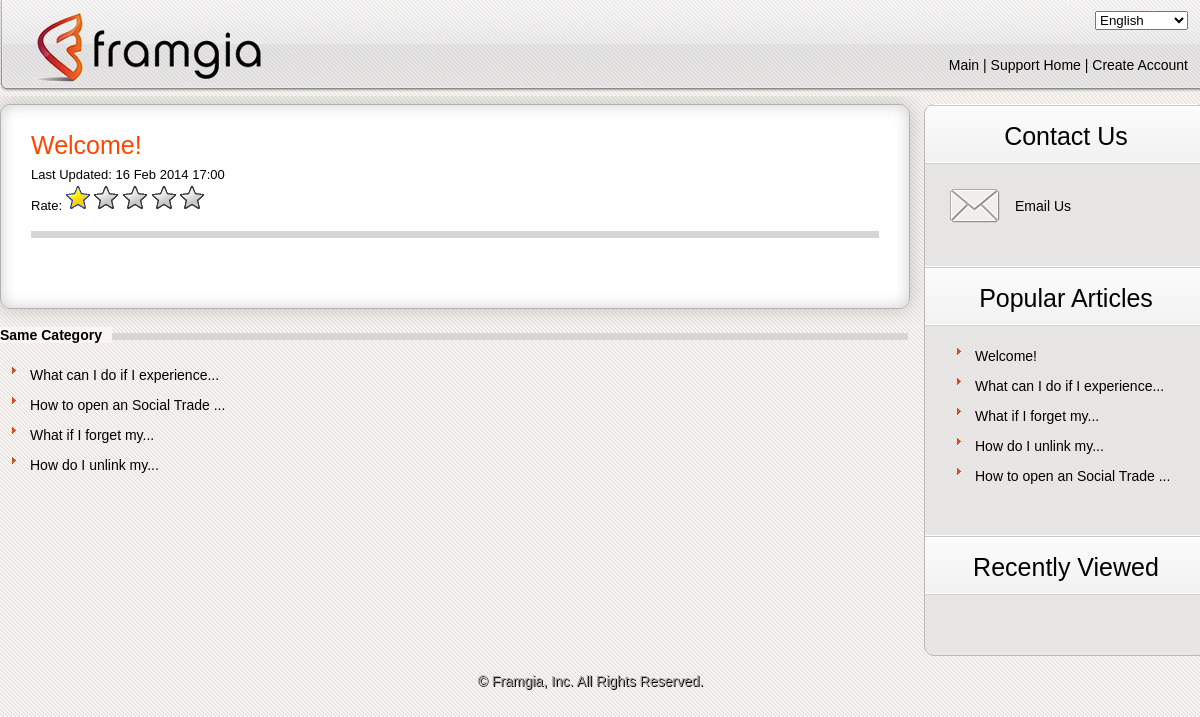
The page /article/genaral-help-c1-welcome-i1.html on the database its author committed.
### tables this page shows
CREATE TABLE IF NOT EXISTS `articles` (
  `id` int(11) NOT NULL AUTO_INCREMENT,
  `category_id` int(11) NOT NULL DEFAULT '0',
  `title` text NOT NULL,
  `meta_description` text NOT NULL,
  `meta_keywords` text NOT NULL,
  `content` text NOT NULL,
  `origin_id` int(11) NOT NULL DEFAULT '0',
  `lang` varchar(45) NOT NULL DEFAULT 'english',
  `updated_at` timestamp NULL DEFAULT CURRENT_TIMESTAMP,
  `total_view` int(11) NOT NULL DEFAULT '0',
  `total_vote` int(11) NOT NULL DEFAULT '0',
  `voted_point` int(11) NOT NULL DEFAULT '0',
  PRIMARY KEY (`id`)
);

CREATE TABLE IF NOT EXISTS `categories` (
  `id` int(11) NOT NULL AUTO_INCREMENT,
  `category` varchar(255) NOT NULL,
  `origin_id` int(11) NOT NULL DEFAULT '0',
  `lang` varchar(45) NOT NULL DEFAULT 'english',
  PRIMARY KEY (`id`)
);

### application/libraries/layout.php (called while the page is built, shortened)
<?php
class Layout
{
    private $obj;
    private $layout_view;
    private $title = '';
    private $meta_description = '';
    private $meta_keywords = '';
    function __construct()
    {
        $this->obj = & get_instance();
    }
    function render_layout($layout = "")
    {
        $this->layout_view = $layout != "" ? $layout . EXT : "layouts/default" . EXT;
    }
    function view($view, $data = null, $return = false)
    {
        $data['content_for_layout'] = $this->obj->load->view($view, $data, true);
        $data['title_for_layout'] = $this->title;
        $data['meta_description'] = $this->meta_description;
        $data['meta_keywords'] = $this->meta_keywords;
        $data['js_for_layout'] = '';
        $data['css_for_layout'] = '';
        $output = $this->obj->load->view($this->layout_view, $data, $return);
        return $output;
    }
    function meta_description($meta_description)
    {
        $this->meta_description = $meta_description;
    }
    function meta_keywords($meta_keywords)
    {
        $this->meta_keywords = $meta_keywords;
    }
    function title($title)
    {
        $this->title = $title;
    }
}

### application/controllers/article/article.php (called while the page is built, shortened)
<?php
class Article extends Front_Controller {
    function view_detail($category_id = 0, $article_id = 0) {
        $article = get_article_by_id($article_id);
        $category = $this->category_model->get_by_id($category_id);
        $related_articles = get_related_articles($article_id, $category_id);
        $view_data = array(
            'article' => $article,
            'category' => $category,
            'related_articles' => $related_articles
        );
        $this->layout->title($article->title . ' | ' . $category->category . ' | ' . DEFAULT_SITE_TITLE);
        $this->layout->meta_description($article->meta_description . ' | ' . $category->category . ' | ' . DEFAULT_SITE_TITLE);
        $this->layout->meta_keywords($article->meta_description . ' | ' . $category->category . ' | ' . DEFAULT_SITE_TITLE);
        $this->layout->view('article/view_detail', $view_data);
    }
}

### index.php (called while the page is built, shortened)
<?php
require_once BASEPATH . 'core/CodeIgniter.php';

### application/libraries/csession.php (called while the page is built, shortened)
<?php
class Csession {
    function get($var = null, $namespace = 'default') {
        if (isset($var))
            return isset($_SESSION[$namespace][$var]) ? $_SESSION[$namespace][$var] : null;
        else
            return isset($_SESSION[$namespace]) ? $_SESSION[$namespace] : null;
    }
}

### application/helpers/article_helper.php (called while the page is built, shortened)
<?php
if (!function_exists('get_popular_articles')) {
    function get_popular_articles($limit = 5) {
        $CI = & get_instance();
        $CI->db->select('articles.*, categories.category');
        $CI->db->join('categories', 'categories.id = articles.category_id');
        $CI->db->where('articles.lang', !$CI->csession->get('lang') ? 'english' : $CI->csession->get('lang'));
        $CI->db->limit($limit);
        $CI->db->order_by('total_view', 'desc');
        return $CI->db->get('articles')->result();
    }
}
if (!function_exists('get_article_by_id')) {
    function get_article_by_id($article_id = 0) {
        $CI = & get_instance();
        $CI->db->where('id', $article_id);
        $CI->db->where('lang', !$CI->csession->get('lang') ? 'english' : $CI->csession->get('lang'));
        return $CI->db->get('articles')->row(0);
    }
}
if (!function_exists('get_related_articles')) {
    function get_related_articles($article_id = 0, $category_id = 0, $limit = 5) {
        $CI = & get_instance();
        $CI->db->where('id !=', $article_id);
        $CI->db->where('category_id', $category_id);
        $CI->db->where('lang', !$CI->csession->get('lang') ? 'english' : $CI->csession->get('lang'));
        $CI->db->limit($limit);
        $CI->db->order_by('updated_at');
        return $CI->db->get('articles')->result();
    }
}
if (!function_exists('get_rating_points_by_article_id')) {
    function get_rating_points_by_article_id($article_id = 0) {
        $article = get_article_by_id($article_id);
        $total_vote = $article->total_vote;
        $voted_point = $article->voted_point;
        $average = 0;
        if ($total_vote > 0)
            $average = $voted_point / $total_vote;
        $average = Round($average, 2);
        return $average;
    }
}

### application/models/category_model.php (called while the page is built, shortened)
<?php
class Category_model extends CI_Model {
    var $table_name = 'categories';
    function get_by_id($category_id = 0) {
        $this->db->where('id', $category_id);
        return $this->db->get($this->table_name)->row(0);
    }
}

### application/helpers/friendly_url_helper.php (called while the page is built)
<?php
if (!function_exists("removesign")) {
    function removesign($str)
    {
        $sign = array("à", "á", "ạ", "ả", "ã", "â", "ầ", "ấ", "ậ", "ẩ", "ẫ", "ă", "ằ", "ắ"
        , "ặ", "ẳ", "ẵ", "è", "é", "ẹ", "ẻ", "ẽ", "ê", "ề", "ế", "ệ", "ể", "ễ", "ì", "í", "ị", "ỉ", "ĩ",
            "ò", "ó", "ọ", "ỏ", "õ", "ô", "ồ", "ố", "ộ", "ổ", "ỗ", "ơ"
        , "ờ", "ớ", "ợ", "ở", "ỡ",
            "ù", "ú", "ụ", "ủ", "ũ", "ư", "ừ", "ứ", "ự", "ử", "ữ",
            "ỳ", "ý", "ỵ", "ỷ", "ỹ",
            "đ",
            "À", "Á", "Ạ", "Ả", "Ã", "Â", "Ầ", "Ấ", "Ậ", "Ẩ", "Ẫ", "Ă"
        , "Ằ", "Ắ", "Ặ", "Ẳ", "Ẵ",
            "È", "É", "Ẹ", "Ẻ", "Ẽ", "Ê", "Ề", "Ế", "Ệ", "Ể", "Ễ",
            "Ì", "Í", "Ị", "Ỉ", "Ĩ",
            "Ò", "Ó", "Ọ", "Ỏ", "Õ", "Ô", "Ồ", "Ố", "Ộ", "Ổ", "Ỗ", "Ơ"
        , "Ờ", "Ớ", "Ợ", "Ở", "Ỡ",
            "Ù", "Ú", "Ụ", "Ủ", "Ũ", "Ư", "Ừ", "Ứ", "Ự", "Ử", "Ữ",
            "Ỳ", "Ý", "Ỵ", "Ỷ", "Ỹ",
            "Đ", "ê", "ù", "à");
        $unsign = array("a", "a", "a", "a", "a", "a", "a", "a", "a", "a", "a"
        , "a", "a", "a", "a", "a", "a",
            "e", "e", "e", "e", "e", "e", "e", "e", "e", "e", "e",
            "i", "i", "i", "i", "i",
            "o", "o", "o", "o", "o", "o", "o", "o", "o", "o", "o", "o"
        , "o", "o", "o", "o", "o",
            "u", "u", "u", "u", "u", "u", "u", "u", "u", "u", "u",
            "y", "y", "y", "y", "y",
            "d",
            "A", "A", "A", "A", "A", "A", "A", "A", "A", "A", "A", "A"
        , "A", "A", "A", "A", "A",
            "E", "E", "E", "E", "E", "E", "E", "E", "E", "E", "E",
            "I", "I", "I", "I", "I",
            "O", "O", "O", "O", "O", "O", "O", "O", "O", "O", "O", "O"
        , "O", "O", "O", "O", "O",
            "U", "U", "U", "U", "U", "U", "U", "U", "U", "U", "U",
            "Y", "Y", "Y", "Y", "Y",
            "D", "e", "u", "a");
        return str_replace($sign, $unsign, $str);
    }
}

### application/views/article/view_detail.php (the view, shortened to what this page needs)
<?php
$average = get_rating_points_by_article_id($article->id);
?>
<div class="box_shadow">
    <div class="box2">
        <h1 class="detail" style="color: orangered;"><?php echo $article->title; ?></h1>
        <h4>
            <?php echo lang('last_updated'); ?> <?php echo date('d M Y H:i', strtotime($article->updated_at)); ?>
            <div id="setrating" class="lst">
                <?php echo lang('rate'); ?>
                <img onclick="submitRating(0);" src="/assets/frontend/images/rate0.gif" id="R1" alt="0" style="cursor:pointer" title="<?php echo lang('rate_not_at_all'); ?>"/>
                <img onclick="submitRating(1);" src="/assets/frontend/images/rate0.gif" id="R2" alt="1" style="cursor:pointer" title="<?php echo lang('rate_somewhat'); ?>" />
                <img onclick="submitRating(2);" src="/assets/frontend/images/rate0.gif" id="R3" alt="2" style="cursor:pointer" title="<?php echo lang('rate_average'); ?>" />
                <img onclick="submitRating(3);" src="/assets/frontend/images/rate0.gif" id="R4" alt="3" style="cursor:pointer" title="<?php echo lang('rate_good'); ?>" />
                <img onclick="submitRating(4);" src="/assets/frontend/images/rate0.gif" id="R5" alt="4" style="cursor:pointer" title="<?php echo lang('rate_very_good'); ?>"/>
            </div>
        </h4>
        <span class="line"></span>
        <div style="clear: both;">&nbsp;</div>
    </div>
</div>
<div class="box3">
    <h2 class="lineful"><span class="bg_tx_grey"><?php echo lang('same_category'); ?></span></h2>
    <ul>
        <?php foreach ($related_articles as $article): ?>
            <li class="tx1">
                <?php echo anchor('/article/' . mb_strtolower(url_title(removesign($category->category))) . '-c' . $category->id . '-' . mb_strtolower(url_title(removesign($article->title))) . '-i' . $article->id, $article->title); ?>
            </li>
        <?php endforeach; ?>
    </ul>
</div>

### application/views/layouts/home/right_sidebar.php (shortened to what this page needs)
<?php
$popular_articles = get_popular_articles();
?>
<div class="sub_box_r1">
    <p class="title_right_1"><?php echo lang('sidebar_Contact_Us'); ?></p>
    <ul class="box_content">
        <li class="email">
            <a href="mailto:bui.quy.duong@framgia.com"><?php echo lang('sidebar_Email_Us'); ?></a>
        </li>
    </ul>
</div>
<div class="sub_box_r2">
    <p class="title_right_2"><?php echo lang('sidebar_Popular_Questions'); ?></p>
    <ul class="box_content">
        <?php foreach ($popular_articles as $article): ?>
            <li class="tx1">
                <?php echo anchor('/article/' . mb_strtolower(url_title(removesign($article->category))) . '-c' . $article->category_id . '-' . mb_strtolower(url_title(removesign($article->title))) . '-i' . $article->id, $article->title); ?>
            </li>
        <?php endforeach; ?>
    </ul>
</div>
<div class="sub_box_r2">
    <p class="title_right_2"><?php echo lang('sidebar_Recently_Viewed'); ?></p>
    <ul class="box_content">
    </ul>
</div>

### assets/frontend/css/style.css (style rules this page uses)
* { margin:0; padding:0; }
body { padding:0px; margin:0px; font-family:Arial, Helvetica, sans-serif; font-size:14px; color:#000; line-height:20px; background:url(images/bg.jpg) repeat #fff; }
body, html, div, blockquote, img, label, p, h1, h2, h3, h4, h5, h6, pre, ul, ol, li, dl, dt, dd, form, a, fieldset, input, th, td { margin: 0; padding: 0; border: 0; outline: none; }
ul { list-style: none; }
p { font-size: 14px; }
a { text-decoration: none; }
img { vertical-align: center; }
h1, h2, h3, h4, h5, h6 { font-family:Arial, Helvetica, sans-serif; }
.box_shadow { float:left; box-shadow: 0px 0px 20px rgba(0, 0, 0, 0.2); -moz-box-shadow:0px 0px 20px rgba(0, 0, 0, 0.2); -webkit-box-shadow: 0px 0px 20px rgba(0, 0, 0, 0.2); border-radius:10px; margin-bottom:16px; }
.box2 { width:848px; float:left; box-shadow: 0px 0px 15px rgba(0, 0, 0, 0.2) inset; -moz-box-shadow:0px 0px 15px rgba(0, 0, 0, 0.2) inset; -webkit-box-shadow: 0px 0px 15px rgba(0, 0, 0, 0.2) inset; border:1px solid #b1b1b1; border-radius:10px; padding:30px; background:#fff; text-align:center; }
.box3 { width:908px; float:left; border:0px solid #dbd9d9; margin-bottom:15px; }
h1 { color: darkorange; font-size:25px; font-weight:lighter; margin:30px 16px 25px; }
h1.detail { font-size:25px; font-weight:lighter; margin:0px 0px 10px; color:#01633f; text-align:left; }
h4 { font-size:13px; font-weight:normal; text-align:left; }
h2 { font-size:15px; text-transform:uppercase; color:orange; background: left url(images/line_title.png) repeat-x; height:20px; margin-right:-15px; }
h2.lineful { margin-right:0px; margin-bottom:20px; text-transform:capitalize; font-size:14px; color:#000; }
span.bg_tx_grey { background:#faf5f2; padding-right:10px; }
.tx1 { font-size:14px; background:url(images/icon2.png) no-repeat; display:block; padding-left:20px; margin-left:10px; line-height:20px; margin-bottom:10px; }
.tx1 a { color:#000; }
.sub_box_r1 { width:100%; border-radius: 10px 10px 0px 0px; }
.sub_box_r2 { width:100%; }
.title_right_1 { width:282px; height:40px; background:url(images/bg_title.png) repeat; font-size:25px; font-weight:lighter; margin-top:-1px; border-radius: 10px 10px 0px 0px; text-align:center; padding-top:20px; }
.title_right_2 { width:282px; height:40px; background:url(images/bg_title.png) repeat; font-size:25px; font-weight:lighter; margin-top:-1px; text-align:center; padding-top:20px; }
.box_content { width:242px; padding:20px 20px 40px 20px; }
.email { background: left url(images/email_icon.png) no-repeat; padding-left:70px; height:43px; line-height:45px; }
.email a { color:#000; display:block; }
span.line { width:100%; height:7px; background:#d7d6d7; float:left; position:relative; margin:15px 0px 20px 0px; }
p { text-align:justify; line-height:25px; }

### rows shown on the page
articles: title "Welcome!", updated_at "16 Feb 2014 17:00", category+title+id "Welcome!"
articles: category+title+id "What can I do if I experience..."
articles: category+title+id "How to open an Social Trade ..."
articles: category+title+id "What if I forget my..."
articles: category+title+id "How do I unlink my..."

### other values the page prints
lang('menu_top_Main') "Main"
lang('menu_top_Support_Home') "Support Home"
lang('menu_top_Create_Account') "Create Account"
lang('last_updated') "Last Updated:"
lang('rate') "Rate:"
lang('same_category') "Same Category"
lang('sidebar_Contact_Us') "Contact Us"
lang('sidebar_Email_Us') "Email Us"
lang('sidebar_Popular_Questions') "Popular Articles"
lang('sidebar_Recently_Viewed') "Recently Viewed"
lang('footer_copy_right') "© Framgia, Inc. All Rights Reserved."
form field value "English"
